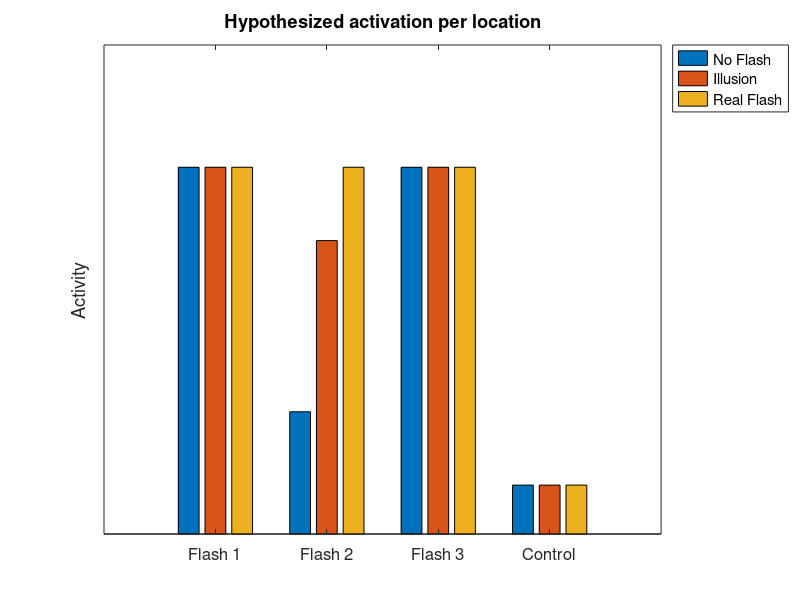

Recreate this plot in MATLAB.
% Define the data for the bars (4 groups, 3 bars per group)
data = [15, 15, 15; 
        5, 12, 15; 
        15, 15, 15; 
        2, 2, 2];

% Create a bar plot with grouped bars
figure;
bar(data, 'grouped')

% Customizing axes and labels
%xlabel('Location');
ylabel('Activity');
title('Hypothesized activation per location');
xticks(1:4);
xticklabels({'Flash 1', 'Flash 2', 'Flash 3', 'Control'});
legend({'No Flash', 'Illusion', 'Real Flash'}, 'Location', 'northeastoutside');

% Customize the appearance
set(gca, 'FontSize', 12);

% Hide the y-axis numbers
set(gca, 'YTick', []);

% Change the colors (optional)
colormap(jet);  % You can use other colormaps like 'parula', 'hsv', etc.

% Customize axis limits
ylim([0 20]);  % Adjust according to your data